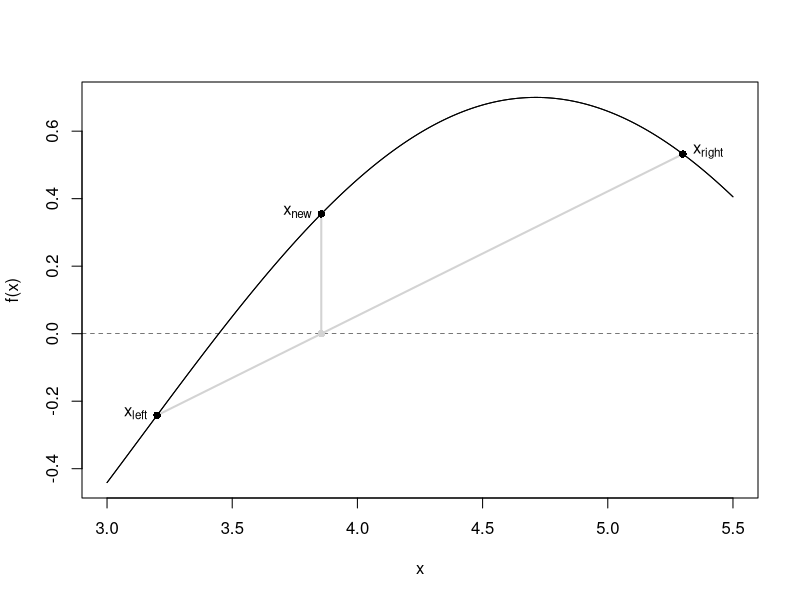

Here is the R script that generated this plot:
# ------------------------------------------------------------------------------
# univariate optimization

# FIG: plot secant method process
# ------------------------------------------------------------------------------

x = seq(3, 5.5, length = 200)
f = function(x) sin(x) * -1 - 0.3

png('../figure_man/regula_falsi.png', width = 480, height = 320)

plot(f(x) ~ x, type = "l")
x1 = 3.2; x2 = 5.3
lines(c(x1, x2), c(f(x1), f(x2)), lwd = 2, col = "lightgray")
text(x1, f(x1), expression(x[left]), pos = 2)
text(x2, f(x2), expression(x[right]), pos = 4)
x3 = x2 + f(x2) / (f(x2) - f(x1)) * (x1 - x2)
x4 = x3 + f(x3) / (f(x3) - f(x1)) * (x1 - x3)
lines(c(x3, x3), c(0, f(x3)), lwd = 2, col = "lightgray")
#lines(c(x4, x4), c(0, f(x4)), lwd = 2, col = "lightgray")
#lines(c(x1, x3), c(f(x1), f(x3)), lwd = 2, col = "lightgray")
#lines(c(x1, x4), c(f(x1), f(x4)), lwd = 2, col = "lightgray")
lines(f(x) ~ x)
points(x3, f(x3), pch = 16)
#points(x4, f(x4), pch = 16)
abline(h = 0, lty = 2, lwd = 0.5)
points(x3, 0, pch = 16, col = "lightgray")
points(c(x1, x2), c(f(x1), f(x2)), pch = 16)
text(x3, f(x3), expression(x[new]), pos = 2)
#text(x4, f(x4), expression(x^(4)), pos = 2)

dev.off()
